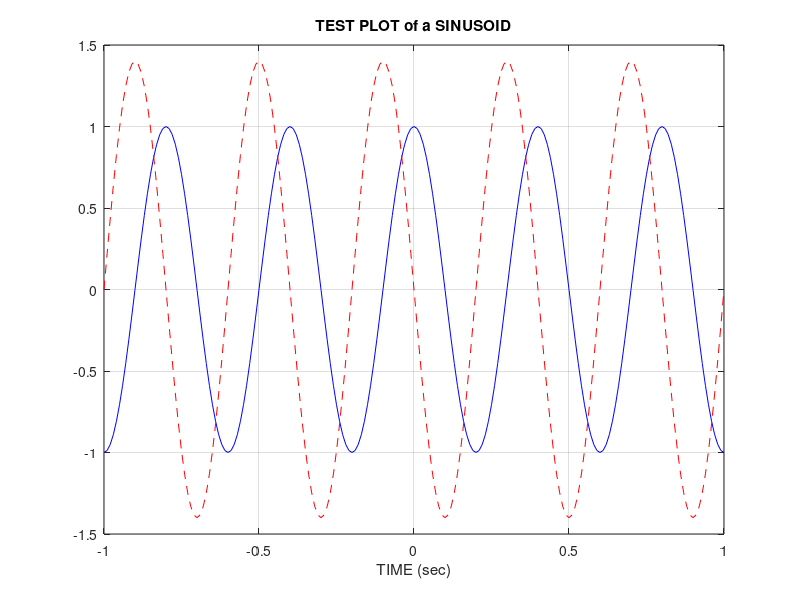

Write MATLAB code to recreate this figure.
tt = -1 : 0.01 : 1; 
xx = cos( 5*pi*tt ); 
zz = 1.4*exp(j*pi/2)*exp(j*5*pi*tt); 
plot( tt, xx, 'b-', tt, real(zz), 'r--' ), grid on 
%<--- plot a sinusoid 
title('TEST PLOT of a SINUSOID') 
xlabel('TIME (sec)') 
